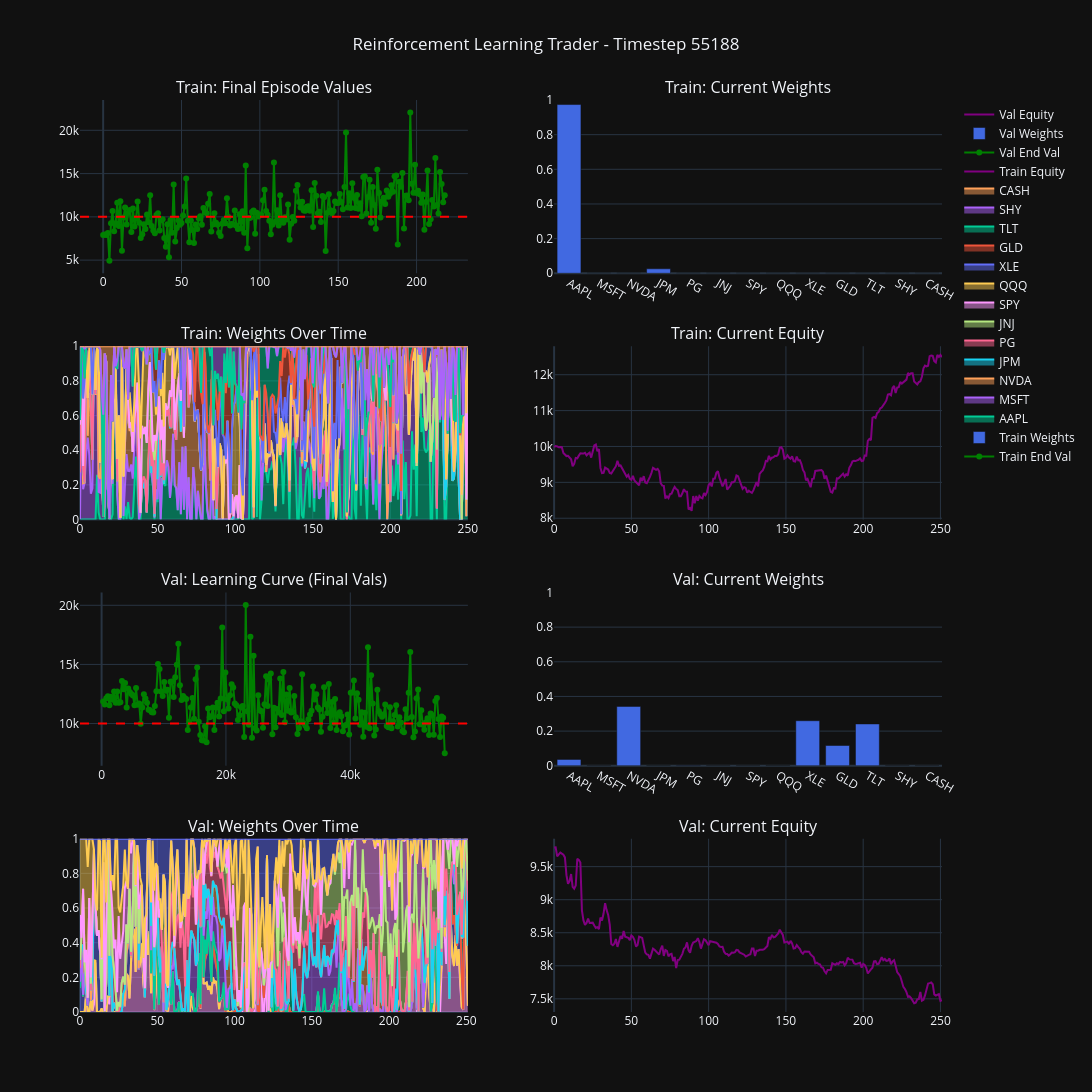

Source (notebook cell):
### Code cell
%reload_ext autoreload


import numpy as np
from sb3_contrib import TQC

from trader import LivePlotCallback, TraderEnvironment

total_timesteps = 1000000

env_config = {
    "budget": np.float32(10000.0),
    "episode_length": 252,
    "history_length": 30,
    "fee_rate": np.float32(0.0005),
    "alpha": np.float32(0.5),
    "distribution": "gaussian",
}


train_env = TraderEnvironment(env_data=train_env_data, **env_config)

val_env = TraderEnvironment(env_data=val_env_data, **env_config)
callback = LivePlotCallback(
    total_timesteps=total_timesteps,
    train_env=train_env,
    val_env=val_env,
    tickers=tickers,
)

model = TQC(
    "MlpPolicy",
    train_env,
    top_quantiles_to_drop_per_net=2,
    verbose=0,
    device="cuda",
)

trained_model = model.learn(
    total_timesteps=total_timesteps, log_interval=4, callback=callback
)

### Figure 1 — Plotly figure (JSON) as saved in the notebook; plotly's stock layout.template omitted (floating-point values rounded to 4 significant figures; data arrays with more than 128 entries replaced by an {"elided": "..."} marker saying what was removed)
{"data": [{"line": {"color": "green"}, "mode": "lines+markers", "name": "Train End Val", "type": "scatter", "xaxis": "x", "y": {"elided": "219 float values"}, "yaxis": "y"}, {"marker": {"color": "royalblue"}, "name": "Train Weights", "type": "bar", "x": ["AAPL", "MSFT", "NVDA", "JPM", "PG", "JNJ", "SPY", "QQQ", "XLE", "GLD", "TLT", "SHY", "CASH"], "xaxis": "x2", "y": [0.9738, 1.888e-06, 3.622e-08, 0.02587, 1.404e-07, 2.912e-09, 3.859e-08, 8.347e-08, 0.0002428, 5.306e-09, 3.212e-08, 1.523e-07, 9.4e-05], "yaxis": "y2"}, {"mode": "lines", "name": "AAPL", "showlegend": true, "stackgroup": "one", "type": "scatter", "xaxis": "x3", "y": {"elided": "251 float values"}, "yaxis": "y3"}, {"mode": "lines", "name": "MSFT", "showlegend": true, "stackgroup": "one", "type": "scatter", "xaxis": "x3", "y": {"elided": "251 float values"}, "yaxis": "y3"}, {"mode": "lines", "name": "NVDA", "showlegend": true, "stackgroup": "one", "type": "scatter", "xaxis": "x3", "y": {"elided": "251 float values"}, "yaxis": "y3"}, {"mode": "lines", "name": "JPM", "showlegend": true, "stackgroup": "one", "type": "scatter", "xaxis": "x3", "y": {"elided": "251 float values"}, "yaxis": "y3"}, {"mode": "lines", "name": "PG", "showlegend": true, "stackgroup": "one", "type": "scatter", "xaxis": "x3", "y": {"elided": "251 float values"}, "yaxis": "y3"}, {"mode": "lines", "name": "JNJ", "showlegend": true, "stackgroup": "one", "type": "scatter", "xaxis": "x3", "y": {"elided": "251 float values"}, "yaxis": "y3"}, {"mode": "lines", "name": "SPY", "showlegend": true, "stackgroup": "one", "type": "scatter", "xaxis": "x3", "y": {"elided": "251 float values"}, "yaxis": "y3"}, {"mode": "lines", "name": "QQQ", "showlegend": true, "stackgroup": "one", "type": "scatter", "xaxis": "x3", "y": {"elided": "251 float values"}, "yaxis": "y3"}, {"mode": "lines", "name": "XLE", "showlegend": true, "stackgroup": "one", "type": "scatter", "xaxis": "x3", "y": {"elided": "251 float values"}, "yaxis": "y3"}, {"mode": "lines", "name": "GLD", "showlegend": true, "stackgroup": "one", "type": "scatter", "xaxis": "x3", "y": {"elided": "251 float values"}, "yaxis": "y3"}, {"mode": "lines", "name": "TLT", "showlegend": true, "stackgroup": "one", "type": "scatter", "xaxis": "x3", "y": {"elided": "251 float values"}, "yaxis": "y3"}, {"mode": "lines", "name": "SHY", "showlegend": true, "stackgroup": "one", "type": "scatter", "xaxis": "x3", "y": {"elided": "251 float values"}, "yaxis": "y3"}, {"mode": "lines", "name": "CASH", "showlegend": true, "stackgroup": "one", "type": "scatter", "xaxis": "x3", "y": {"elided": "251 float values"}, "yaxis": "y3"}, {"line": {"color": "purple"}, "mode": "lines", "name": "Train Equity", "type": "scatter", "xaxis": "x4", "y": {"elided": "252 float values"}, "yaxis": "y4"}, {"line": {"color": "green"}, "mode": "lines+markers", "name": "Val End Val", "type": "scatter", "x": {"elided": "219 int values"}, "xaxis": "x5", "y": {"elided": "219 float values"}, "yaxis": "y5"}, {"marker": {"color": "royalblue"}, "name": "Val Weights", "type": "bar", "x": ["AAPL", "MSFT", "NVDA", "JPM", "PG", "JNJ", "SPY", "QQQ", "XLE", "GLD", "TLT", "SHY", "CASH"], "xaxis": "x6", "y": [0.03652, 5.773e-09, 0.3425, 0.0002442, 0.001789, 5.826e-09, 2.113e-08, 0.0007282, 0.2599, 0.117, 0.2413, 1.661e-07, 1.646e-05], "yaxis": "y6"}, {"mode": "lines", "name": "AAPL", "showlegend": false, "stackgroup": "one", "type": "scatter", "xaxis": "x7", "y": {"elided": "252 float values"}, "yaxis": "y7"}, {"mode": "lines", "name": "MSFT", "showlegend": false, "stackgroup": "one", "type": "scatter", "xaxis": "x7", "y": {"elided": "252 float values"}, "yaxis": "y7"}, {"mode": "lines", "name": "NVDA", "showlegend": false, "stackgroup": "one", "type": "scatter", "xaxis": "x7", "y": {"elided": "252 float values"}, "yaxis": "y7"}, {"mode": "lines", "name": "JPM", "showlegend": false, "stackgroup": "one", "type": "scatter", "xaxis": "x7", "y": {"elided": "252 float values"}, "yaxis": "y7"}, {"mode": "lines", "name": "PG", "showlegend": false, "stackgroup": "one", "type": "scatter", "xaxis": "x7", "y": {"elided": "252 float values"}, "yaxis": "y7"}, {"mode": "lines", "name": "JNJ", "showlegend": false, "stackgroup": "one", "type": "scatter", "xaxis": "x7", "y": {"elided": "252 float values"}, "yaxis": "y7"}, {"mode": "lines", "name": "SPY", "showlegend": false, "stackgroup": "one", "type": "scatter", "xaxis": "x7", "y": {"elided": "252 float values"}, "yaxis": "y7"}, {"mode": "lines", "name": "QQQ", "showlegend": false, "stackgroup": "one", "type": "scatter", "xaxis": "x7", "y": {"elided": "252 float values"}, "yaxis": "y7"}, {"mode": "lines", "name": "XLE", "showlegend": false, "stackgroup": "one", "type": "scatter", "xaxis": "x7", "y": {"elided": "252 float values"}, "yaxis": "y7"}, {"mode": "lines", "name": "GLD", "showlegend": false, "stackgroup": "one", "type": "scatter", "xaxis": "x7", "y": {"elided": "252 float values"}, "yaxis": "y7"}, {"mode": "lines", "name": "TLT", "showlegend": false, "stackgroup": "one", "type": "scatter", "xaxis": "x7", "y": {"elided": "252 float values"}, "yaxis": "y7"}, {"mode": "lines", "name": "SHY", "showlegend": false, "stackgroup": "one", "type": "scatter", "xaxis": "x7", "y": {"elided": "252 float values"}, "yaxis": "y7"}, {"mode": "lines", "name": "CASH", "showlegend": false, "stackgroup": "one", "type": "scatter", "xaxis": "x7", "y": {"elided": "252 float values"}, "yaxis": "y7"}, {"line": {"color": "purple"}, "mode": "lines", "name": "Val Equity", "type": "scatter", "xaxis": "x8", "y": {"elided": "252 float values"}, "yaxis": "y8"}], "layout": {"annotations": [{"font": {"size": 16}, "showarrow": false, "text": "Train: Final Episode Values", "x": 0.225, "xanchor": "center", "xref": "paper", "y": 1, "yanchor": "bottom", "yref": "paper"}, {"font": {"size": 16}, "showarrow": false, "text": "Train: Current Weights", "x": 0.775, "xanchor": "center", "xref": "paper", "y": 1, "yanchor": "bottom", "yref": "paper"}, {"font": {"size": 16}, "showarrow": false, "text": "Train: Weights Over Time", "x": 0.225, "xanchor": "center", "xref": "paper", "y": 0.73, "yanchor": "bottom", "yref": "paper"}, {"font": {"size": 16}, "showarrow": false, "text": "Train: Current Equity", "x": 0.775, "xanchor": "center", "xref": "paper", "y": 0.73, "yanchor": "bottom", "yref": "paper"}, {"font": {"size": 16}, "showarrow": false, "text": "Val: Learning Curve (Final Vals)", "x": 0.225, "xanchor": "center", "xref": "paper", "y": 0.46, "yanchor": "bottom", "yref": "paper"}, {"font": {"size": 16}, "showarrow": false, "text": "Val: Current Weights", "x": 0.775, "xanchor": "center", "xref": "paper", "y": 0.46, "yanchor": "bottom", "yref": "paper"}, {"font": {"size": 16}, "showarrow": false, "text": "Val: Weights Over Time", "x": 0.225, "xanchor": "center", "xref": "paper", "y": 0.19, "yanchor": "bottom", "yref": "paper"}, {"font": {"size": 16}, "showarrow": false, "text": "Val: Current Equity", "x": 0.775, "xanchor": "center", "xref": "paper", "y": 0.19, "yanchor": "bottom", "yref": "paper"}], "height": 1200, "shapes": [{"line": {"color": "red", "dash": "dash"}, "type": "line", "x0": 0, "x1": 1, "xref": "x domain", "y0": 10000, "y1": 10000, "yref": "y"}, {"line": {"color": "red", "dash": "dash"}, "type": "line", "x0": 0, "x1": 1, "xref": "x5 domain", "y0": 10000, "y1": 10000, "yref": "y5"}], "title": {"text": "Reinforcement Learning Trader - Timestep 55188", "x": 0.5}, "width": 1200, "xaxis": {"anchor": "y", "domain": [0, 0.45]}, "xaxis2": {"anchor": "y2", "domain": [0.55, 1]}, "xaxis3": {"anchor": "y3", "domain": [0, 0.45]}, "xaxis4": {"anchor": "y4", "domain": [0.55, 1]}, "xaxis5": {"anchor": "y5", "domain": [0, 0.45]}, "xaxis6": {"anchor": "y6", "domain": [0.55, 1]}, "xaxis7": {"anchor": "y7", "domain": [0, 0.45]}, "xaxis8": {"anchor": "y8", "domain": [0.55, 1]}, "yaxis": {"anchor": "x", "domain": [0.81, 1]}, "yaxis2": {"anchor": "x2", "domain": [0.81, 1], "range": [0, 1]}, "yaxis3": {"anchor": "x3", "domain": [0.54, 0.73], "range": [0, 1]}, "yaxis4": {"anchor": "x4", "domain": [0.54, 0.73]}, "yaxis5": {"anchor": "x5", "domain": [0.27, 0.46]}, "yaxis6": {"anchor": "x6", "domain": [0.27, 0.46], "range": [0, 1]}, "yaxis7": {"anchor": "x7", "domain": [0, 0.19], "range": [0, 1]}, "yaxis8": {"anchor": "x8", "domain": [0, 0.19]}}}
